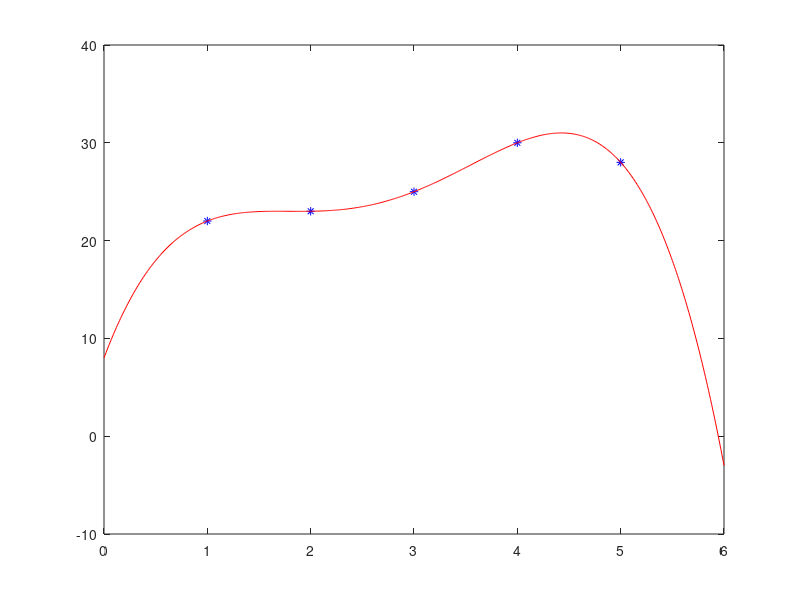

Recreate this plot in MATLAB.
# ex 2
1;
function div_diff = divided_diff(x, y)
  n = length(x);
  div_diff = [y', zeros(n, n-1)];
  for k = 2 : n
    for i = 1 : n-k+1
      div_diff(i, k) = (div_diff(i+1, k-1) - div_diff(i, k-1)) / (x(i+k-1) - x(i));
    endfor
  endfor
endfunction

function nwt = newton(x, y, xx)
  n = length(x) - 1;
  div_diff = divided_diff(x, y);
  
  len_xx = length(xx);
  poly_term = ones(1, len_xx);
  sol = div_diff(1, 1) * ones(1, len_xx);
  
  for j = 1 : len_xx
    for i = 1 : n
      poly_term(j) = poly_term(j) * (xx(j) - x(i));
      sol(j) = sol(j) + poly_term(j) * div_diff(1, i+1);
    endfor
  endfor
  nwt = sol;
endfunction    
  
x = [1 2 3 4 5];
y = [22 23  25 30 28];
xx = [2.5];

# a.
nwt = newton(x, y, xx);
printf("f(2.5) = %d \n", nwt);

# b.
plot(x, y, '*b');

hold on;

xx = 0 : 0.01 : 6;
nwt = newton(x, y, xx);
plot(xx, nwt, "r");